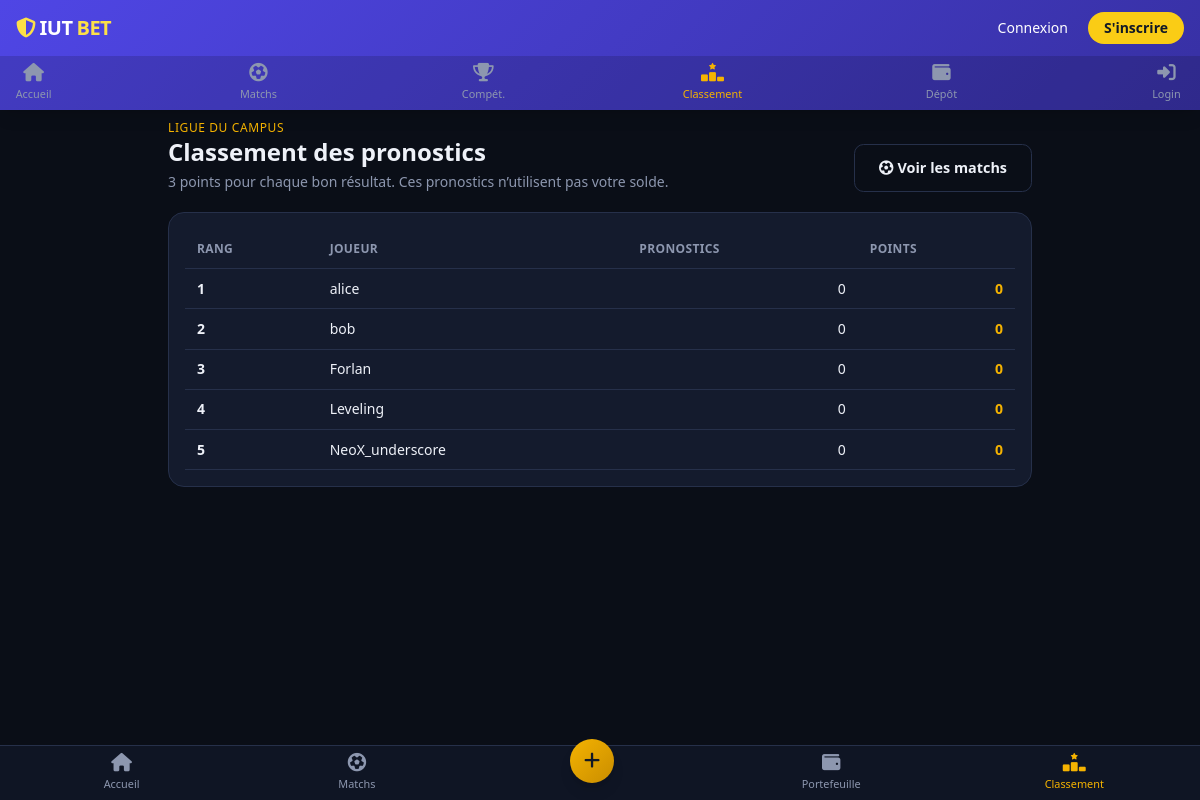
The app's page /leaderboard with its own data.
### tables this page shows
CREATE TABLE users (
            id INTEGER PRIMARY KEY AUTOINCREMENT,
            username TEXT UNIQUE,
            password TEXT,
            balance INTEGER DEFAULT 0,
            is_admin INTEGER DEFAULT 0
        , blocked INTEGER DEFAULT 0);

### app.py (the view)
@app.route('/leaderboard')
def leaderboard():
    conn = get_db(); c = conn.cursor()
    c.execute("""SELECT u.username, COALESCE(SUM(p.points_awarded), 0) AS points,
                        COUNT(p.id) AS predictions
                 FROM users u LEFT JOIN predictions p ON p.user_id=u.id
                 WHERE u.is_admin=0 AND u.blocked=0
                 GROUP BY u.id ORDER BY points DESC, predictions DESC, u.username COLLATE NOCASE ASC""")
    rows = c.fetchall()
    conn.close()
    return render_template('leaderboard.html', entries=rows)

### app.py (called while the page is built, shortened)
def get_db():
    conn = sqlite3.connect(DB_PATH)
    conn.row_factory = sqlite3.Row
    return conn

def refresh_session_user():
    if 'user' in session:
        conn = get_db(); c = conn.cursor()
        c.execute("SELECT id, username, balance, is_admin, blocked FROM users WHERE id=?", (session['user']['id'],))
        u = c.fetchone(); conn.close()
        if u and not u['blocked']:
            session['user'] = dict(u)
        else:
            session.pop('user', None)

def update_match_statuses():
    now = datetime.now(timezone.utc)
    conn = get_db(); c = conn.cursor()
    c.execute("SELECT id, start_time FROM matches WHERE status = 'scheduled'")
    rows = c.fetchall()
    conn.commit(); conn.close()

@app.before_request
@app.before_request
def csrf_protect():
    if '_csrf_token' not in session:
        session['_csrf_token'] = secrets.token_urlsafe(32)
    if request.method not in ('GET', 'HEAD', 'OPTIONS') and request.endpoint != 'webhook_campay':
        supplied = request.headers.get('X-CSRF-Token') or request.form.get('csrf_token', '')
        if not hmac.compare_digest(session['_csrf_token'], supplied):
            return jsonify({'error': 'Jeton CSRF invalide. Rechargez la page et réessayez.'}), 400

@app.context_processor
def inject_csrf_token():
    return {'csrf_token': session.get('_csrf_token', '')}

@app.before_request
def before():
    refresh_session_user()
    try:
        if 'user' in session:
            conn = get_db(); c = conn.cursor()
            c.execute("INSERT OR REPLACE INTO online_users (user_id, last_seen) VALUES (?, ?)",
                      (session['user']['id'], now_iso()))
            conn.commit(); conn.close()
    except Exception as e:
        print('Erreur update online_users:', e)
    try:
        update_match_statuses()
        process_finished_matches()
        poll_pending_provider_payments()
    except Exception as e:
        print('Erreur housekeeping:', e)

### templates/leaderboard.html (shortened to what this page needs)
{% extends 'base_v2.html' %}
{% block content %}
<section class="px-4 max-w-4xl mx-auto">
  <div class="flex flex-wrap items-end justify-between gap-3 mb-5">
    <div>
      <p class="text-xs uppercase tracking-wider text-[var(--gold)]">Ligue du campus</p>
      <h1 class="text-2xl font-bold">Classement des pronostics</h1>
      <p class="text-sm text-[var(--text-muted)] mt-1">3 points pour chaque bon résultat. Ces pronostics n’utilisent pas votre solde.</p>
    </div>
    <a href="{{ url_for('matches_page') }}" class="btn btn-outline"><i class="fas fa-futbol mr-1"></i>Voir les matchs</a>
  </div>
  <div class="card overflow-x-auto">
    <table class="table-auto w-full text-sm">
      <thead><tr><th class="text-left">Rang</th><th class="text-left">Joueur</th><th class="text-right">Pronostics</th><th class="text-right">Points</th></tr></thead>
      <tbody>
        {% for entry in entries %}
        <tr>
          <td class="font-semibold">{{ loop.index }}</td>
          <td>{{ entry.username }}</td>
          <td class="text-right">{{ entry.predictions }}</td>
          <td class="text-right font-bold text-[var(--gold)]">{{ entry.points }}</td>
        </tr>
        {% else %}
        <tr><td colspan="4"><div class="empty-state"><i class="fas fa-ranking-star"></i>Le classement apparaîtra après les premiers pronostics.</div></td></tr>
        {% endfor %}
      </tbody>
    </table>
  </div>
</section>
{% endblock %}

### static/css/app.css (style rules this page uses)
:root { --bg: #0a0e17; --bg-elevated: #0f1524; --surface: #141b2d; --surface-2: #1b2436; --border: #26304a; --text: #eef1f8; --text-muted: #8d97af; --primary: #4f46e5; --primary-dark: #3730a3; --primary-light: #6366f1; --gold: #f5b301; --gold-dark: #c98d00; --success: #16c26a; --danger: #ef4444; --live: #ef4444; --radius: 1rem; }
* { -webkit-tap-highlight-color: transparent; }
body { font-family: 'Poppins', system-ui, -apple-system, sans-serif; background: var(--bg); color: var(--text); min-height: 100vh; padding-bottom: 5.5rem; }
a { color: inherit; }
.card { background: var(--surface); border: 1px solid var(--border); border-radius: var(--radius); padding: 1rem; color: var(--text); }
.btn { display: inline-flex; align-items: center; justify-content: center; padding: 0.75rem 1.5rem; border-radius: 0.6rem; font-weight: 600; transition: all 0.15s; border: none; cursor: pointer; font-size: 0.9rem; }
.btn-outline { background: transparent; border: 1px solid var(--border); color: var(--text); }
.table-auto th { text-align: left; color: var(--text-muted); font-weight: 600; font-size: 0.75rem; text-transform: uppercase; letter-spacing: 0.03em; }
.table-auto td, .table-auto th { padding: 0.6rem 0.75rem; border-bottom: 1px solid var(--border); }

### records on screen
users: username "alice", predictions "0", points "0"
users: username "bob", predictions "0", points "0"
users: username "Forlan", predictions "0", points "0"
users: username "Leveling", predictions "0", points "0"
users: username "NeoX_underscore", predictions "0", points "0"
